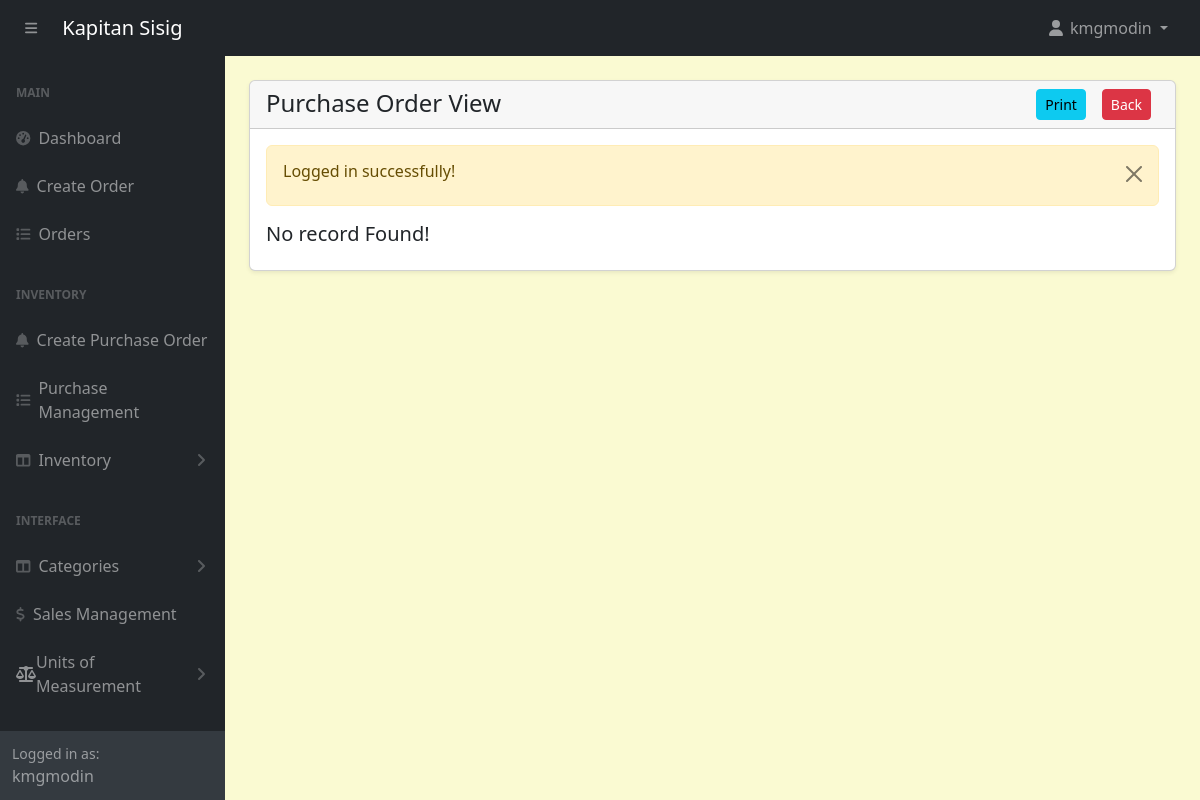
/admin/purchase-orders-view.php?track=000001 (signed in), run on an earlier commit of the app's database.
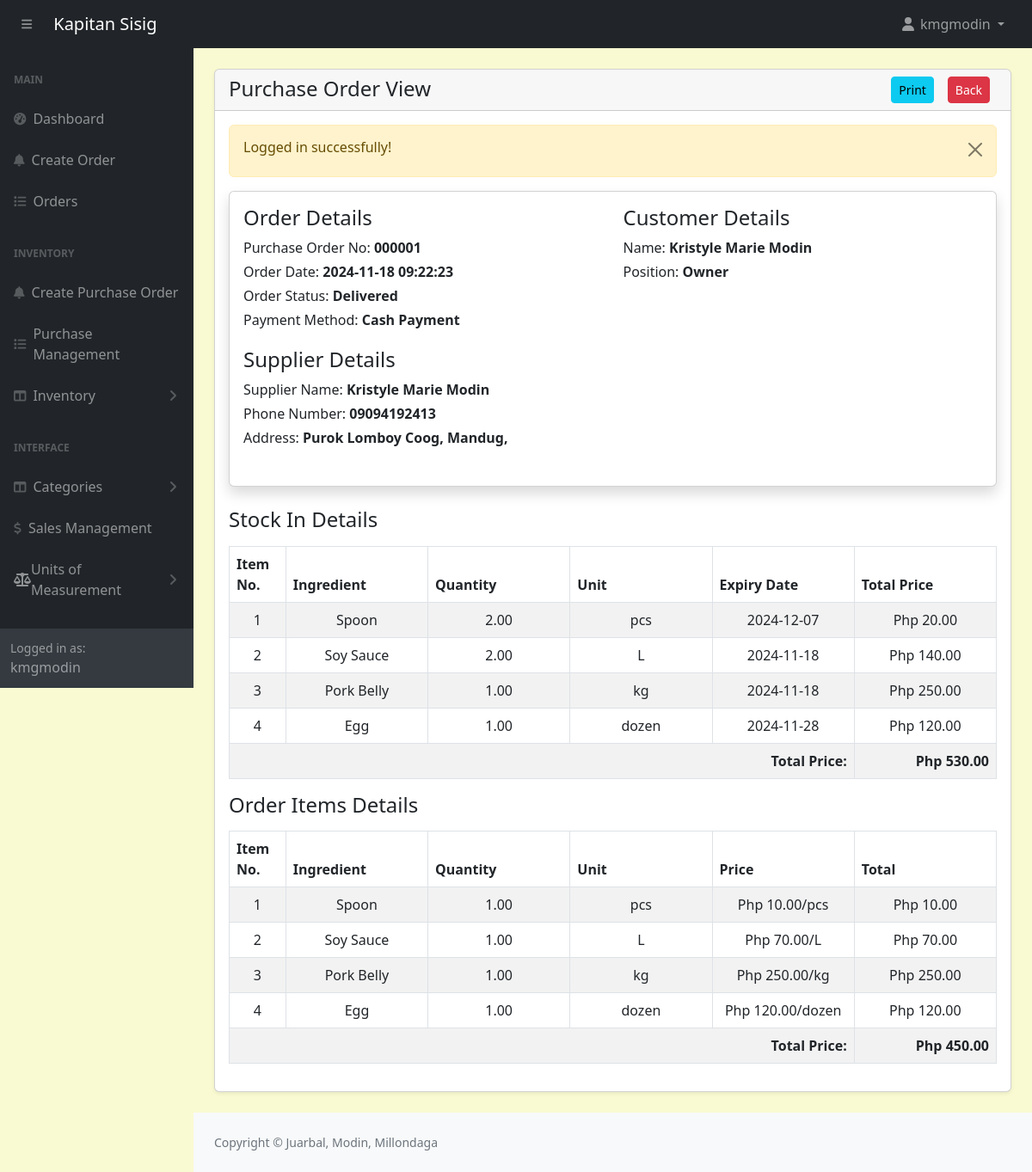
And on a later commit of the database.
### tables this page shows
CREATE TABLE `purchaseorders` (
  `id` int(11) NOT NULL,
  `customer_id` int(11) NOT NULL,
  `tracking_no` varchar(100) NOT NULL,
  `invoice_no` varchar(100) NOT NULL,
  `total_amount` varchar(100) NOT NULL,
  `order_date` datetime NOT NULL,
  `order_status` varchar(100) NOT NULL,
  `ingPayment_mode` varchar(100) NOT NULL,
  `order_placed_by_id` varchar(100) NOT NULL,
  `supplierName` varchar(100) NOT NULL
);

CREATE TABLE `suppliers` (
  `id` int(11) NOT NULL,
  `firstname` varchar(191) NOT NULL,
  `lastname` varchar(191) NOT NULL,
  `phonenumber` varchar(191) NOT NULL,
  `address` varchar(191) NOT NULL
);

CREATE TABLE `ingredients` (
  `id` int(11) NOT NULL,
  `name` varchar(191) NOT NULL,
  `unit_id` int(11) NOT NULL,
  `category` varchar(191) NOT NULL,
  `quantity` decimal(10,2) NOT NULL,
  `reorder_point` decimal(10,2) NOT NULL
);

CREATE TABLE `stockin_ingredients` (
  `id` int(11) NOT NULL,
  `stockin_id` int(11) NOT NULL,
  `ingredient_id` int(11) NOT NULL,
  `quantity` decimal(10,2) NOT NULL,
  `unit_id` int(11) NOT NULL,
  `totalPrice` int(11) NOT NULL,
  `expiryDate` date DEFAULT NULL
);

CREATE TABLE `units_of_measure` (
  `id` int(11) NOT NULL,
  `category_id` int(11) DEFAULT NULL,
  `uom_name` varchar(255) DEFAULT NULL,
  `type` enum('reference','bigger','smaller') DEFAULT NULL,
  `ratio` decimal(10,5) DEFAULT NULL,
  `active` tinyint(1) DEFAULT 1,
  `rounding_precision` decimal(10,5) DEFAULT NULL
);

CREATE TABLE `ingredients_items` (
  `id` int(11) NOT NULL,
  `order_id` int(11) NOT NULL,
  `ingredient_id` int(11) NOT NULL,
  `unit_id` int(11) NOT NULL,
  `price` decimal(10,2) NOT NULL,
  `quantity` decimal(10,2) NOT NULL
);

### admin/purchase-orders-view.php (the view, shortened to what the changed rows need)
<?php include('includes/header.php'); ?>
<div class="container-fluid px-4 pb-4">
    <div class="card mt-4 shadow-sm">
        <div class="card-body">
        <?php
        if(isset($_GET['track'])){
                ?>
                <?php
            $trackingNo = validate($_GET['track']);
            $query = "SELECT po.*, a.*, po.id as purchaseorders_id, po.order_status as purchaseorder_status FROM purchaseOrders po, admins a WHERE
                        a.id = po.customer_id AND tracking_no='$trackingNo'
                        ORDER BY po.id DESC";
            $orders = mysqli_query($conn, $query);
            if($orders){
                if(mysqli_num_rows($orders) > 0){
                    $orderData = mysqli_fetch_assoc($orders);
                    $supplierName = $orderData['supplierName'];
                    $supplier = mysqli_query($conn, "SELECT * FROM suppliers WHERE id = '$supplierName' LIMIT 1");
                    $supplierData = mysqli_fetch_assoc($supplier);
                    $orderId = $orderData['purchaseorders_id'];
                    ?>
                    <div class="card card-body shadow border-1 mb-4 ">
                        <div class="row">
                            <div class="col-md-6">
                                <h4>Order Details</h4>
                                <label class="mb-1">
                                    Purchase Order No: <span class="fw-bold"><?= htmlspecialchars($orderData['tracking_no'], ENT_QUOTES, 'UTF-8'); ?></span>
                                </label>
                                <br/>
                                <label class="mb-1">
                                    Order Date: <span class="fw-bold"><?= htmlspecialchars($orderData['order_date'], ENT_QUOTES, 'UTF-8'); ?></span>
                                </label>
                                <br/>
                                <label class="mb-1">
                                    Order Status: <span class="fw-bold"><?= htmlspecialchars($orderData['order_status'], ENT_QUOTES, 'UTF-8'); ?></span>
                                </label>
                                <br/>
                                <label class="mb-1">
                                    Payment Method: <span class="fw-bold"><?= htmlspecialchars($orderData['ingPayment_mode'], ENT_QUOTES, 'UTF-8'); ?></span>
                                </label>
                                <br/>
                            </div>
                            <div class="col-md-6">
                                <h4>Customer Details</h4>
                                <label class="mb-1">
                                    Name: <span class="fw-bold"><?= htmlspecialchars($orderData['firstname'], ENT_QUOTES, 'UTF-8'); ?> <?= htmlspecialchars($orderData['lastname'], ENT_QUOTES, 'UTF-8'); ?></span>
                                </label>
                                <br/>
                                <label class="mb-1">
                                    Position:
                                    <span class="fw-bold">
                                        <?= $orderData['position'] == 1 ? 'Owner' : 'Employee'?>
                                    </span>
                                </label>
                                <br/>
                                <br/>
                            </div>
                            <div class="col-md-6 pt-3">
                                <h4>Supplier Details</h4>
                                <label class="mb-1">
                                    Supplier Name: <span class="fw-bold"><?= htmlspecialchars($supplierData['firstname'], ENT_QUOTES, 'UTF-8'); ?> <?= htmlspecialchars($supplierData['lastname'], ENT_QUOTES, 'UTF-8'); ?></span>
                                </label>
                                <br/>
                                <label class="mb-1">
                                    Phone Number: <span class="fw-bold"><?= htmlspecialchars($supplierData['phonenumber'], ENT_QUOTES, 'UTF-8'); ?></span>
                                </label>
                                <br/>
                                <label class="mb-1">
                                    Address: <span class="fw-bold"><?= htmlspecialchars($supplierData['address'], ENT_QUOTES, 'UTF-8'); ?></span>
                                </label>
                                <br/>
                                <br/>
                            </div>
                        </div>
                    </div>
                    <?php
                        if($orderData['purchaseorder_status'] == 'Delivered') {
                    ?>
                        <?php
                       $stockInQuery = "
                       SELECT
                           i.name as ingredient_name,
                           sii.quantity as stockin_quantity,
                           uom.uom_name as unit_name,
                           sii.expiryDate as stockin_expirydate,
                           sii.totalPrice as stockin_totalPrice
                       FROM stockin si
                       JOIN stockin_ingredients sii ON si.id = sii.stockin_id
                       JOIN ingredients i ON sii.ingredient_id = i.id
                       JOIN units_of_measure uom ON uom.id = sii.unit_id
                       WHERE si.purchaseorder_id = '$orderId'
                        ";
                        $stockInItemsRes = mysqli_query($conn, $stockInQuery);
                        $i = 1;
                        if($stockInItemsRes){
                            if(mysqli_num_rows($stockInItemsRes) > 0){
                                $totalAmount = 0;
                                ?>
                                    <h4 class="my-3">Stock In Details</h4>
                                    <table class="table table-bordered table-striped">
                                        <thead>
                                            <tr>
                                                <th>Item No. </th>
                                                <th>Ingredient</th>
                                                <th>Quantity</th>
                                                <th>Unit</th>
                                                <th>Expiry Date</th>
                                                <th>Total Price</th>
                                            </tr>
                                        </thead>
                                        <tbody>
                                            <?php while($orderItemRow = mysqli_fetch_assoc($stockInItemsRes)): ?>
                                                <tr>
                                                    <td width="5%" class=" text-center">
                                                        <?= $i++; ?>
                                                    </td>
                                                    <td width="15%" class=" text-center">
                                                        <?= $orderItemRow['ingredient_name'];?>
                                                    </td>
                                                    <td width="15%" class="text-center">
                                                        <?= number_format($orderItemRow['stockin_quantity'], 2); ?>
                                                    </td>
                                                    <td width="15%" class=" text-center">
                                                        <?= $orderItemRow['unit_name'];?>
                                                    </td>
                                                    <td width="15%" class="text-center">
                                                        <?= $orderItemRow['stockin_expirydate']; ?>
                                                    </td>
                                                    <td width="15%" class="text-center">
                                                        Php <?= number_format($orderItemRow['stockin_totalPrice'], 2); ?>
                                                    </td>
                                                </tr>
                                                <?php $totalAmount += $orderItemRow['stockin_totalPrice']; ?>
                                            <?php endwhile; ?>
                                            <tr>
                                                <td colspan="5" class="text-end fw-bold">Total Price: </td>
                                                <td colspan="1" class="text-end fw-bold">Php <?= number_format($totalAmount, 2); ?></td>
                                            </tr>
                                        </tbody>
                                    </table>
                                <?php
                            }else{
                                echo ' <h5>No record Found!</h5>';
                                return false;
                            }
                        }else{
                            echo ' <h5>No record Found!</h5>';
                            return false;
                        }
                    ?>
                    <?php
                        }
                    ?>
                    <?php
                       $orderItemQuery = "
                       SELECT
                           ii.quantity as orderItemQuantity,
                           ii.price as orderItemPrice,
                           i.name as ingredientName,
                           uom.uom_name as unit_name
                       FROM purchaseOrders po
                       JOIN ingredients_items ii ON ii.order_id = po.id
                       JOIN ingredients i ON i.id = ii.ingredient_id
                       JOIN units_of_measure uom ON uom.id = ii.unit_id
                       WHERE po.tracking_no = '$trackingNo'
                        ";
                        $orderItemsRes = mysqli_query($conn, $orderItemQuery);
                        $i = 1;
                        if($orderItemsRes){
                            if(mysqli_num_rows($orderItemsRes) > 0){
                                $totalAmount = 0;
                                ?>
                                    <h4 class="my-3">Order Items Details</h4>
                                    <table class="table table-bordered table-striped">
                                        <thead>
                                            <tr>
                                                <th>Item No. </th>
                                                <th>Ingredient</th>
                                                <th>Quantity</th>
                                                <th>Unit</th>
                                                <th>Price</th>
                                                <th>Total</th>
                                            </tr>
                                        </thead>
                                        <tbody>
                                            <?php while($orderItemRow = mysqli_fetch_assoc($orderItemsRes)): ?>
                                                <tr>
                                                    <td width="5%" class=" text-center">
                                                        <?= $i++; ?>
                                                    </td>
                                                    <td width="15%" class=" text-center">
                                                        <?= $orderItemRow['ingredientName'];?>
                                                    </td>
                                                    <td width="15%" class="text-center">
                                                        <?= $orderItemRow['orderItemQuantity']; ?>
                                                    </td>
                                                    <td width="15%" class=" text-center">
                                                        <?= $orderItemRow['unit_name'];?>
                                                    </td>
                                                    <td width="15%" class="text-center">
                                                        Php <?= number_format($orderItemRow['orderItemPrice'], 2); ?>/<?= $orderItemRow['unit_name'];?>
                                                    </td>
                                                    <td width="15%" class="text-center">
                                                        Php <?= number_format($orderItemRow['orderItemPrice'] * $orderItemRow['orderItemQuantity'], 2); ?>
                                                    </td>
                                                </tr>
                                                <?php $totalAmount += $orderItemRow['orderItemPrice'] * $orderItemRow['orderItemQuantity']; ?>
                                            <?php endwhile; ?>
                                            <tr>
                                                <td colspan="5" class="text-end fw-bold">Total Price: </td>
                                                <td colspan="1" class="text-end fw-bold">Php <?= number_format($totalAmount, 2); ?></td>
                                            </tr>
                                        </tbody>
                                    </table>
                                <?php
                            }else{
                                echo ' <h5>No record Found!</h5>';
                                return false;
                            }
                        }else{
                            echo ' <h5>No record Found!</h5>';
                            return false;
                        }
                    ?>
                    <?php
                }else{
                    echo ' <h5>No record Found!</h5>';
                    return false;
                }
            }else{
                echo ' <h5>Something Went Wrong!</h5>';
            }
        }
        ?>
        </div>
    </div>
</div>
<?php include('includes/footer.php'); ?>

### admin/includes/footer.php (shortened to what the changed rows need)
</main>
                <footer class="py-4 bg-light mt-auto">
                    <div class="container-fluid px-4">
                        <div class="d-flex align-items-center justify-content-between small">
                            <div class="text-muted">Copyright &copy; Juarbal, Modin, Millondaga</div>
                        </div>
                    </div>
                </footer>
            </div>
        </div>
    </body>
</html>

What changed in the data, as far as the page shows it:
added purchaseorders: tracking_no "000001", order_date "2024-11-18 09:22:23", order_status "Delivered", ingPayment_mode "Cash Payment", admins.firstname "Kristyle Marie", admins.lastname "Modin"
now on this page (row unchanged): suppliers: firstname "Kristyle Marie", lastname "Modin", phonenumber "09094192413", address "Purok Lomboy Coog, Mandug,"
now on this page (row edited): ingredients: name "Spoon", stockin_ingredients.quantity "2.00", unit.uom_name "pcs", stockin_ingredients.expiryDate "2024-12-07", stockin_ingredients.totalPrice "20.00"
now on this page (row edited): ingredients: name "Soy Sauce", stockin_ingredients.quantity "2.00", units_of_measure.uom_name "L", stockin_ingredients.expiryDate "2024-11-18", stockin_ingredients.totalPrice "140.00"
now on this page (row edited): ingredients: name "Pork Belly", stockin_ingredients.quantity "1.00", units_of_measure.uom_name "kg", stockin_ingredients.expiryDate "2024-11-18", stockin_ingredients.totalPrice "250.00"
now on this page (row edited): ingredients: name "Egg", stockin_ingredients.quantity "1.00", units_of_measure.uom_name "dozen", stockin_ingredients.expiryDate "2024-11-28", stockin_ingredients.totalPrice "120.00"
added ingredients_items: ingredient.name "Spoon", quantity "1.00", units_of_measure.uom_name "pcs", price "10.00"
added ingredients_items: ingredient.name "Soy Sauce", quantity "1.00", units_of_measure.uom_name "L", price "70.00"
added ingredients_items: ingredient.name "Pork Belly", quantity "1.00", units_of_measure.uom_name "kg", price "250.00"
added ingredients_items: ingredient.name "Egg", quantity "1.00", units_of_measure.uom_name "dozen", price "120.00"
Also different on the page:
$totalAmount: (not shown) → "530.00"
$totalAmount: (not shown) → "450.00"
text no longer shown: "No record Found!"
text now shown: "Order Details Purchase Order No: Order Date: Order Status: Payment Method: Customer Details Name: Position: Owner Supplier Details Supplier Name: Phone Number: Address: Stock In Details Item No. Ingredient Quantity Unit Expiry Date Total Price Total Price: Php Order Items Details Item No. Ingredient Quantity Unit Price Total Total Price: Php Copyright © Juarbal, Modin, Millondaga"
